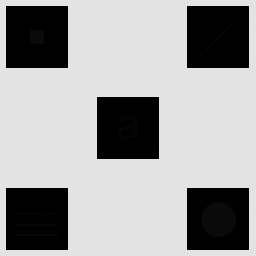
#> input picture Imagen_con_detalles_escondidos.tif, 256 x 256 px
$ python PDI_TP1_p1.py
#> lines starting #> are read from the running program, lines starting #| are printed output that depends on the picture
#> in main, img is the input picture: shape (256, 256); min 0, max 228, mean 160.7
import cv2
import numpy as np
import matplotlib.pyplot as plt
from PIL import Image
from PIL.ExifTags import TAGS

""" Análisis

# Lectura de información de la imagen

img2 = Image.open('Imagen_con_detalles_escondidos.tif')

exifdata = img2.getexif()
for tag_id in exifdata:
    tag = TAGS.get(tag_id, tag_id)
    data = exifdata.get(tag_id)
    print(f"{tag:25}: {data}")

# Lectura con cv2

img = cv2.imread('Imagen_con_detalles_escondidos.tif',cv2.IMREAD_GRAYSCALE)

type(img)
img.dtype                           # uint8
img.shape                           # (256, 256)

w,h = img.shape

img.min()                           # 0
img.max()                           # 228
pix_vals = np.unique(img)           # 0,1,2,3,4,5,6,7,8,9,10,11,226,227,228
N_pix_vals = len(np.unique(img))    # 15 valores distintos

plt.imshow(img, cmap='gray')
plt.show()
"""


# Funcion que toma como parámetro el tamaño del kernel y la imagen a ecualizar

def kernel_histogram_equalization(img, M, N):

#> called with M = 32, N = 32
    size_exp_M = M // 2 # entero de la división
    size_exp_N = N // 2
    img_expanded = cv2.copyMakeBorder(img, size_exp_M, size_exp_M, size_exp_N, size_exp_N, borderType=cv2.BORDER_REPLICATE) # expandimos img según los parametros de entrada
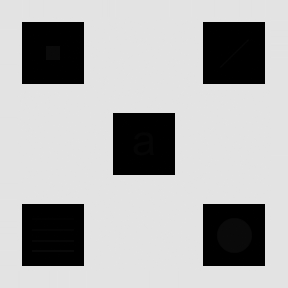
#> img_expanded: shape (288, 288); min 0, max 228, mean 174.6

    h, w = img.shape                                            # dimensiones de la img
#> h = 256; w = 256

    result_img = np.zeros_like(img)                             # clonamos img de entrada

    for i in range(size_exp_M, h + size_exp_M):
        for j in range(size_exp_N, w + size_exp_N):             # iteración sobre posiciones de píxeles de la img original

            kernel = img_expanded[i - size_exp_M:i + size_exp_M + 1, j - size_exp_N:j + size_exp_N + 1] # extraemos el kernel de la imagen expandida

            kernel_flatten = kernel.flatten()                   # aplanamos la matriz de entrada a 1D
            kernel_equalized = cv2.equalizeHist(kernel_flatten) # aplicamos la función equalizadora sobre el kernel extraído

            result_img[i - size_exp_M, j - size_exp_N] = kernel_equalized[kernel.size // 2] # tomamos solo el valor del pixel central del kernel para impactarlo en la img resultante
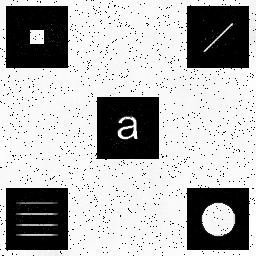
#> result_img: shape (256, 256); min 0, max 255, mean 177.2

    plt.imshow(result_img, cmap='gray')
    plt.show()
    return


def main():

    img = cv2.imread('Imagen_con_detalles_escondidos.tif',cv2.IMREAD_GRAYSCALE)

    kernel_histogram_equalization(img,32,32)

if __name__ == "__main__":
    main()
